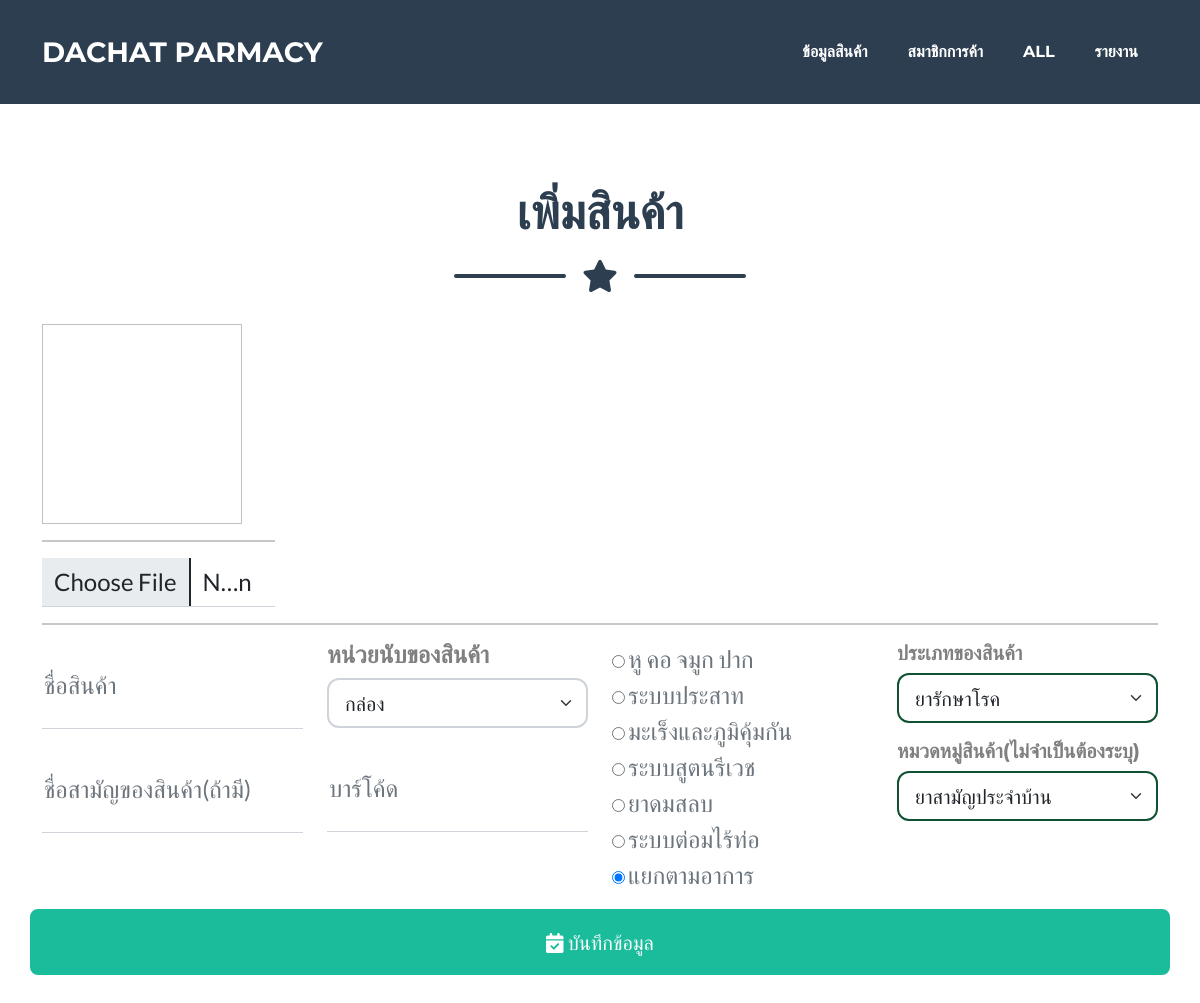
Page /Pharmacy/index.php?page=product&function=insert on the committed database.
### tables this page shows
CREATE TABLE `sympton` (
  `symp_id` int(11) NOT NULL,
  `symp_name` varchar(300) NOT NULL
);

### Pharmacy/product/insert/insertsql.php (called while the page is built, shortened)
<?php
$ssymp = "SELECT * FROM sympton";
$qsymp = mysqli_query($con, $ssymp);
?>

### Pharmacy/product/insert/insert2.php (the view)
<div class="col-lg-6 col-xl-3">
    <div class="form-floating mb-3">
        <div class="row">
            <div class="col-lg-6 col-xl-12">
                <?php foreach ($qsymp as $rows) { ?>
                    <input type="radio" name="product_symp" value="<?= $rows['symp_id'] ?>" placeholder="Enter your name..." data-sb-validations="required" checked required>
                    <label><?= $rows['symp_name'] ?></label>
                    <br>
                <?php } ?>
            </div>
        </div>
    </div>
</div>

### rows in the picture
sympton: symp_name "หู คอ จมูก ปาก"
sympton: symp_name "ระบบประสาท"
sympton: symp_name "มะเร็งและภูมิคุ้มกัน"
sympton: symp_name "ระบบสูตนรีเวช"
sympton: symp_name "ยาดมสลบ"
sympton: symp_name "ระบบต่อมไร้ท่อ"
sympton: symp_name "แยกตามอาการ"

### other values in the picture
form field product_unit "กล่อง"
form field product_type "ยารักษาโรค"
form field product_category "ยาสามัญประจำบ้าน"
